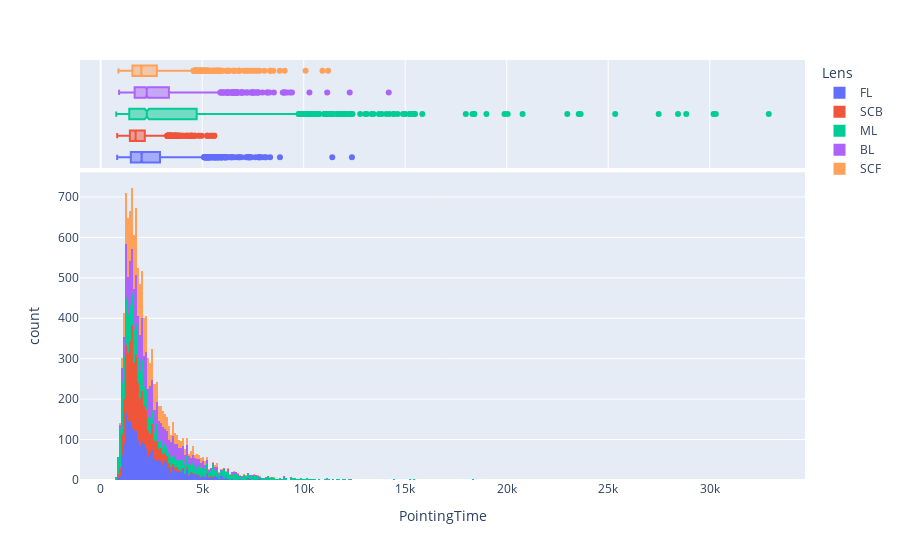

Notebook source saved alongside this figure:
### Markdown cell above
Let's look at a breakdown per *Lens* condition:

### Code cell
fig = px.histogram(data, x='PointingTime', color='Lens', marginal='box')
fig.show()

fig.write_image('images/pointingtime_distribution_with_box_per_lens.pdf')

### Figure 1 — Plotly figure (JSON) as saved in the notebook; plotly's stock layout.template omitted (floating-point values rounded to 4 significant figures; data arrays with more than 128 entries replaced by an {"elided": "..."} marker saying what was removed)
{"data": [{"alignmentgroup": "True", "bingroup": "x", "hovertemplate": "Lens=FL<br>PointingTime=%{x}<br>count=%{y}<extra></extra>", "legendgroup": "FL", "marker": {"color": "#636efa", "pattern": {"shape": ""}}, "name": "FL", "offsetgroup": "FL", "orientation": "v", "showlegend": true, "type": "histogram", "x": {"elided": "2400 int values"}, "xaxis": "x", "yaxis": "y"}, {"alignmentgroup": "True", "hovertemplate": "Lens=FL<br>PointingTime=%{x}<extra></extra>", "legendgroup": "FL", "marker": {"color": "#636efa"}, "name": "FL", "notched": true, "offsetgroup": "FL", "showlegend": false, "type": "box", "x": {"elided": "2400 int values"}, "xaxis": "x2", "yaxis": "y2"}, {"alignmentgroup": "True", "bingroup": "x", "hovertemplate": "Lens=SCB<br>PointingTime=%{x}<br>count=%{y}<extra></extra>", "legendgroup": "SCB", "marker": {"color": "#EF553B", "pattern": {"shape": ""}}, "name": "SCB", "offsetgroup": "SCB", "orientation": "v", "showlegend": true, "type": "histogram", "x": {"elided": "2400 int values"}, "xaxis": "x", "yaxis": "y"}, {"alignmentgroup": "True", "hovertemplate": "Lens=SCB<br>PointingTime=%{x}<extra></extra>", "legendgroup": "SCB", "marker": {"color": "#EF553B"}, "name": "SCB", "notched": true, "offsetgroup": "SCB", "showlegend": false, "type": "box", "x": {"elided": "2400 int values"}, "xaxis": "x2", "yaxis": "y2"}, {"alignmentgroup": "True", "bingroup": "x", "hovertemplate": "Lens=ML<br>PointingTime=%{x}<br>count=%{y}<extra></extra>", "legendgroup": "ML", "marker": {"color": "#00cc96", "pattern": {"shape": ""}}, "name": "ML", "offsetgroup": "ML", "orientation": "v", "showlegend": true, "type": "histogram", "x": {"elided": "2400 int values"}, "xaxis": "x", "yaxis": "y"}, {"alignmentgroup": "True", "hovertemplate": "Lens=ML<br>PointingTime=%{x}<extra></extra>", "legendgroup": "ML", "marker": {"color": "#00cc96"}, "name": "ML", "notched": true, "offsetgroup": "ML", "showlegend": false, "type": "box", "x": {"elided": "2400 int values"}, "xaxis": "x2", "yaxis": "y2"}, {"alignmentgroup": "True", "bingroup": "x", "hovertemplate": "Lens=BL<br>PointingTime=%{x}<br>count=%{y}<extra></extra>", "legendgroup": "BL", "marker": {"color": "#ab63fa", "pattern": {"shape": ""}}, "name": "BL", "offsetgroup": "BL", "orientation": "v", "showlegend": true, "type": "histogram", "x": {"elided": "2400 int values"}, "xaxis": "x", "yaxis": "y"}, {"alignmentgroup": "True", "hovertemplate": "Lens=BL<br>PointingTime=%{x}<extra></extra>", "legendgroup": "BL", "marker": {"color": "#ab63fa"}, "name": "BL", "notched": true, "offsetgroup": "BL", "showlegend": false, "type": "box", "x": {"elided": "2400 int values"}, "xaxis": "x2", "yaxis": "y2"}, {"alignmentgroup": "True", "bingroup": "x", "hovertemplate": "Lens=SCF<br>PointingTime=%{x}<br>count=%{y}<extra></extra>", "legendgroup": "SCF", "marker": {"color": "#FFA15A", "pattern": {"shape": ""}}, "name": "SCF", "offsetgroup": "SCF", "orientation": "v", "showlegend": true, "type": "histogram", "x": {"elided": "2400 int values"}, "xaxis": "x", "yaxis": "y"}, {"alignmentgroup": "True", "hovertemplate": "Lens=SCF<br>PointingTime=%{x}<extra></extra>", "legendgroup": "SCF", "marker": {"color": "#FFA15A"}, "name": "SCF", "notched": true, "offsetgroup": "SCF", "showlegend": false, "type": "box", "x": {"elided": "2400 int values"}, "xaxis": "x2", "yaxis": "y2"}], "layout": {"barmode": "relative", "legend": {"title": {"text": "Lens"}, "tracegroupgap": 0}, "margin": {"t": 60}, "xaxis": {"anchor": "y", "domain": [0, 1], "title": {"text": "PointingTime"}}, "xaxis2": {"anchor": "y2", "domain": [0, 1], "matches": "x", "showgrid": true, "showticklabels": false}, "yaxis": {"anchor": "x", "domain": [0, 0.7326], "title": {"text": "count"}}, "yaxis2": {"anchor": "x2", "domain": [0.7426, 1], "matches": "y2", "showgrid": false, "showline": false, "showticklabels": false, "ticks": ""}}}
